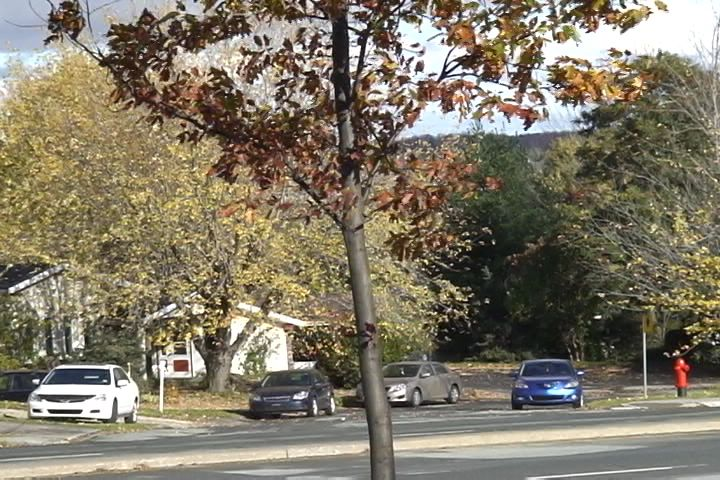
//> input picture Project1/in000001.jpg, 720 x 480 px
$ ./Source   (built with g++ and OpenCV 4)
//> lines starting //> are read from the running program, lines starting //| are printed output that depends on the picture; after the words box and inside, x2 and y2 are one past the last pixel; in counts of white or black regions, pixels touching at a corner belong together
#include "opencv2/imgproc/imgproc.hpp"
#include "opencv2/highgui/highgui.hpp"


#include <stdlib.h>
#include <stdio.h>
#include<iostream>

using namespace cv;
using namespace std;


void Morphology1(int, void*);
void Morphology2(int, void*);
int morph_elem = 0;
int morph_size = 1;

double start, stop, close,open;

Mat img, img2, img3,imgopen,imgclose;

int main(int argc, char const* argv[]) {


    cv::setUseOptimized(false);


    bool simd1 = checkHardwareSupport(CV_CPU_AVX);
    cout << "CV_CPU_AVX 優化狀態：" << simd1 << endl;

    int i = 0;
    img = imread("in000001.jpg");     //抓照片
//> img is the input picture: 480 rows x 720 cols, CV_8UC3; mean B, G, R 102.8, 120.4, 128.2
    cvtColor(img, img2, COLOR_RGB2GRAY);  //做灰皆
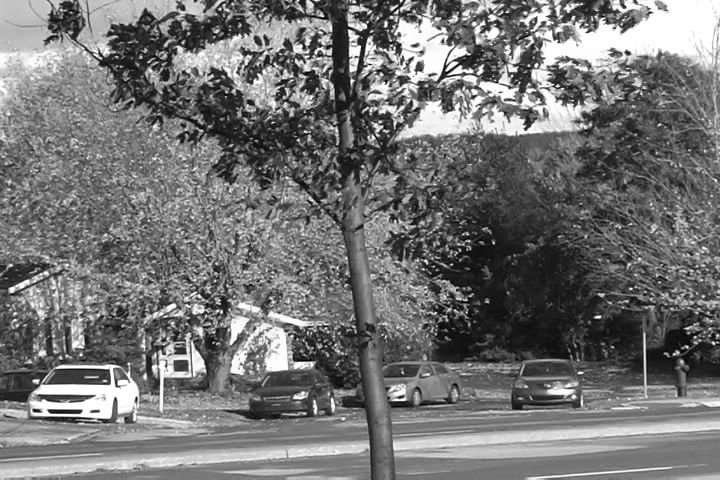
//> img2: 480 rows x 720 cols, CV_8UC1; min 0, max 255, mean 116

    double thresh = 128;     //判定界線
    double maxValue = 255;

    threshold(img2, img3, thresh, maxValue, THRESH_BINARY); //做二值化
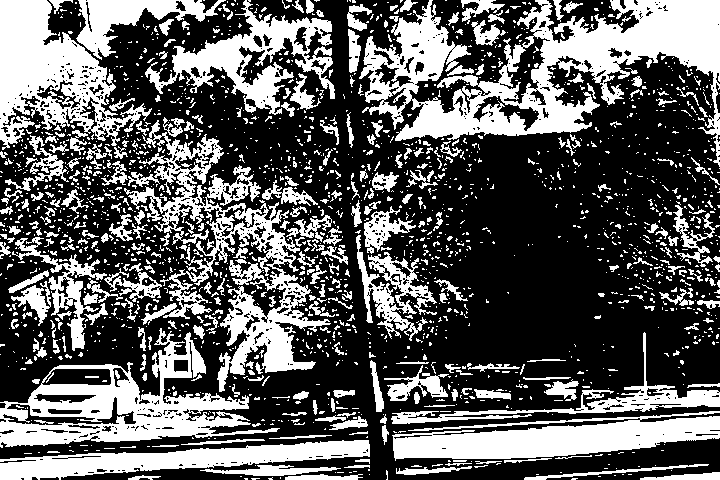
//> img3: 480 rows x 720 cols, CV_8UC1; 36.9% white; 1990 white regions (1662 under 20 px), largest, box (x1, y1, x2, y2) and area: (359, 0, 720, 167) 22889, (124, 120, 331, 392) 13200, (0, 328, 280, 448) 11251

    imshow("視窗", img3); //視窗顯示

    start = static_cast<double>(getTickCount());    //記錄當前時刻CPU時鐘週期
    for(i=0;i<100;i++)
    {
        Morphology1(0, 0);
    }
//> this loop made 100 passes
//> pass 1, in Morphology1, `morphologyEx(img3, imgopen, operation, element);`:
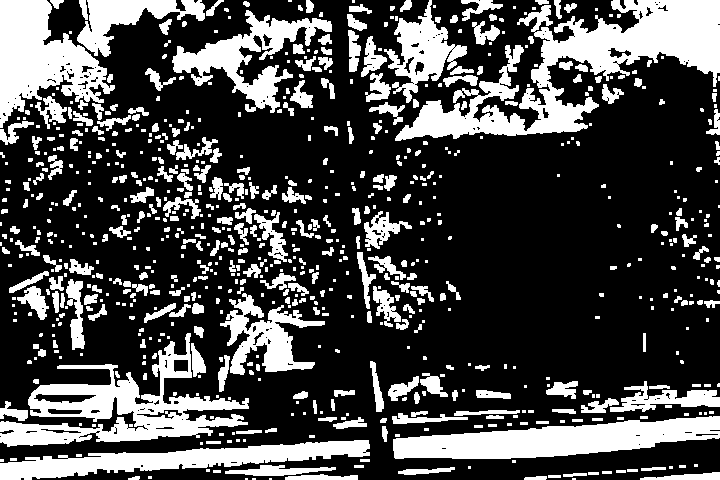
//> imgopen: 480 rows x 720 cols, CV_8UC1; 28.9% white; 787 white regions (431 under 20 px), largest, box (x1, y1, x2, y2) and area: (395, 0, 720, 141) 15794, (0, 333, 249, 447) 9541, (393, 416, 720, 459) 8366
    stop = static_cast<double>(getTickCount());     //記錄程式執行結束CPU時鐘週期
    open = ((double)(stop - start)) / getTickFrequency(); //計算時間，以秒為單位
    cout << " open run time: " << open << "s" << endl;

    start = static_cast<double>(getTickCount());    //記錄當前時刻CPU時鐘週期
    for (i = 0; i < 100; i++)
    {
        Morphology2(0, 0);
    }
//> this loop made 100 passes
//> pass 1, in Morphology2, `morphologyEx(img3, imgclose, operation, element);`:
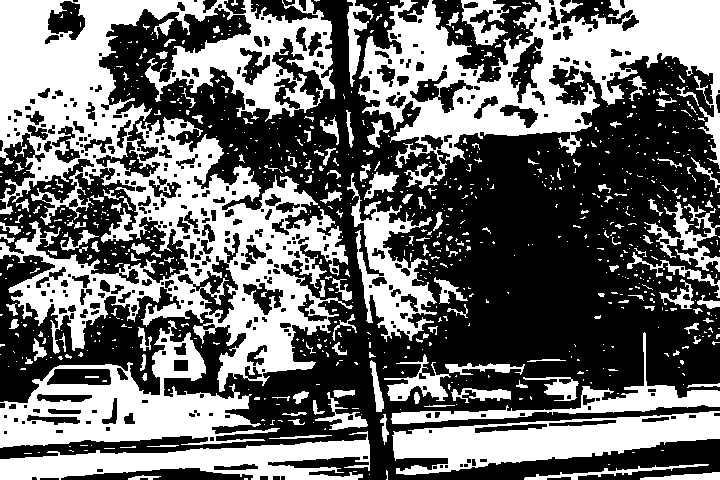
//> imgclose: 480 rows x 720 cols, CV_8UC1; 43% white; 895 white regions (739 under 20 px), largest, box (x1, y1, x2, y2) and area: (0, 0, 353, 392) 58264, (358, 0, 720, 189) 27648, (0, 320, 280, 448) 13304
    stop = static_cast<double>(getTickCount());     //記錄程式執行結束CPU時鐘週期
    close = ((double)(stop - start)) / getTickFrequency(); //計算時間，以秒為單位
    cout << "close run time: " << close << "s" << endl;

    waitKey(0);
    return 0;
 }

 void Morphology1(int, void*)
 {
     // Since MORPH_X : 2,3,4,5 and 6
     int operation = 2;

     Mat element = getStructuringElement(morph_elem, Size(2 * morph_size + 1, 2 * morph_size + 1), Point(morph_size, morph_size));

     /// Apply the specified morphology operation
     morphologyEx(img3, imgopen, operation, element);
     imshow("open 100", imgopen);
 }
 void Morphology2(int, void*)
 {
     // Since MORPH_X : 2,3,4,5 and 6
     int operation = 3;

     Mat element = getStructuringElement(morph_elem, Size(2 * morph_size + 1, 2 * morph_size + 1), Point(morph_size, morph_size));

     /// Apply the specified morphology operation
     morphologyEx(img3, imgclose, operation, element);
     imshow("colse 100", imgclose);
 }
